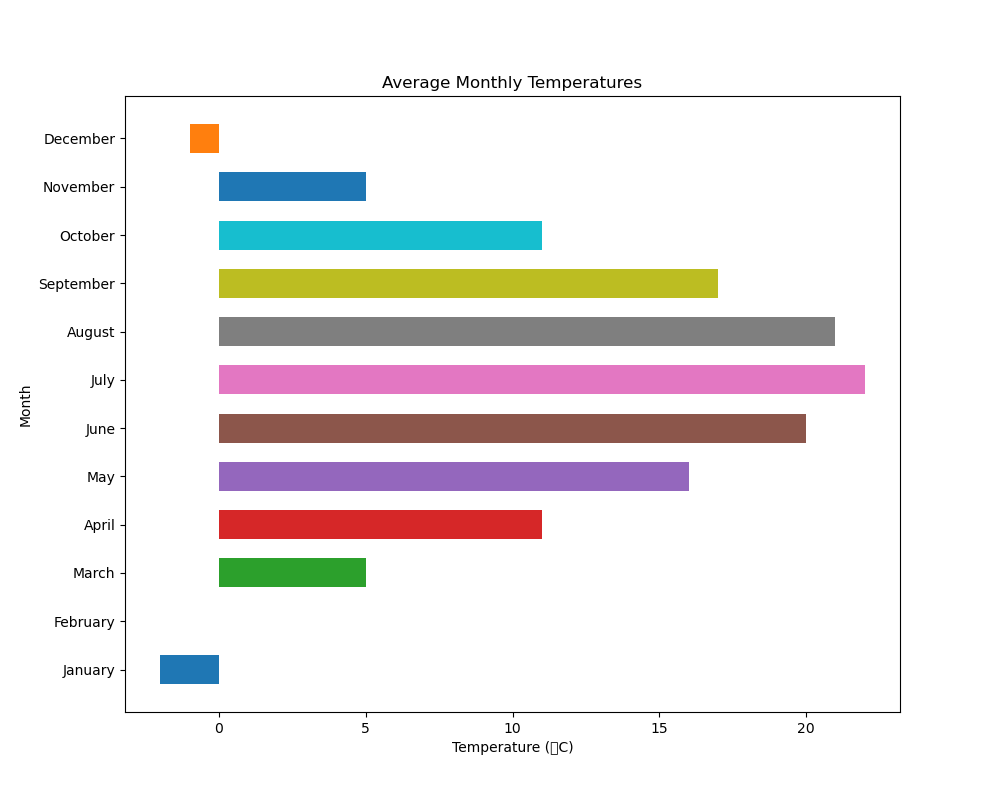

Here is the Python script that generated this plot:

import matplotlib.pyplot as plt

# Monthly average temperature data
months = [
    "January", "February", "March", "April", "May", "June",
    "July", "August", "September", "October", "November", "December"
]
avg_temperature_c = [-2, 0, 5, 11, 16, 20, 22, 21, 17, 11, 5, -1]

# Color scheme using specific color codes for each month
colors = [
    '#1f77b4', '#ff7f0e', '#2ca02c', '#d62728', '#9467bd',
    '#8c564b', '#e377c2', '#7f7f7f', '#bcbd22', '#17becf',
    '#1f77b4', '#ff7f0e'
]

# Create horizontal bar chart
plt.figure(figsize=(10, 8))  # Width and height of the chart
plt.barh(months, avg_temperature_c, color=colors, height=0.6)  # Bar color and band height

# Set the title and labels
plt.title('Average Monthly Temperatures')
plt.xlabel('Temperature (°C)')
plt.ylabel('Month')

# Display the bar chart
plt.show()
